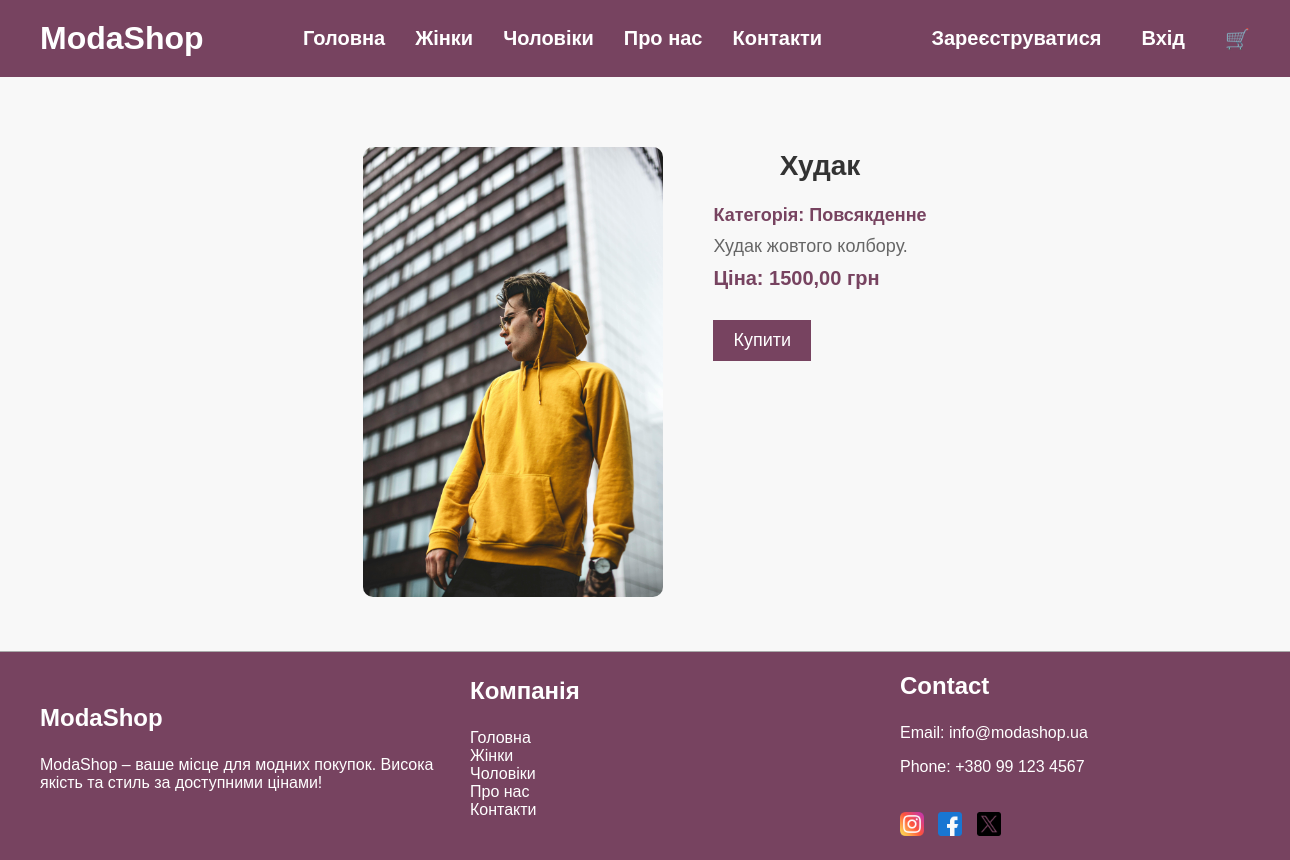
/product/1/, run on the app's committed database.
### main/models.py (models this page shows, shortened)
class Product(models.Model):
    GENDER_CHOICES = [
        ('men', 'Чоловіки'),
        ('women', 'Жінки'),
    ]
    CATEGORY_CHOICES = [
        ('everyday', 'Повсякденне'),
        ('sports', 'Спортивне'),
        ('luxury', 'Люкс'),
        ('casual', 'Кежуал'),
        ('formal', 'Офіційне'),
    ]
    name = models.CharField(max_length=100)
    gender = models.CharField(max_length=10, choices=GENDER_CHOICES, default='men')
    category = models.CharField(max_length=10, choices=CATEGORY_CHOICES)
    description = models.TextField()
    price = models.DecimalField(max_digits=10, decimal_places=2)
    image = models.ImageField(upload_to='products/')

### main/views.py (the view)
# urls.py: path('product/<int:id>/', views.product_detail, name='product_detail'),
def product_detail(request, id):
    product = get_object_or_404(Product, id=id)
    return render(request, 'main/tovar.html', {'product': product})

### main/templates/main/tovar.html (shortened to what this page needs)
{% extends 'main/base.html' %}
{% load static %}
{% block content %}
    <div class="product-detail-section">
        <div class="product-image">
            <img src="{{ product.image.url }}" alt="{{ product.name }}">
        </div>
        <div class="product-details">
            <h2>{{ product.name }}</h2>
            <p class="category">Категорія: {{ product.get_category_display }}</p>
            <p class="description">{{ product.description }}</p>
            <p class="price">Ціна: {{ product.price }} грн</p>
            <button class="buy-button" onclick="location.href='{% url 'add_to_cart' product.id %}'">Купити</button>
        </div>
    </div>
{% endblock %}

### main/static/main/css/index.css (style rules this page uses)
html { height: 100%; }
body { margin: 0; font-family: Arial, sans-serif; background-color: white; display: flex; flex-direction: column; min-height: 100%; overflow-x: hidden; }
.price { font-weight: bold; color: #774360; margin: 10px 0; }
.product-detail-section { display: flex; justify-content: center; padding: 50px 20px; background-color: #f8f8f8; }
.product-image img { width: 300px; height: auto; border-radius: 10px; margin-right: 50px; }
.product-details { max-width: 500px; }
.product-details h2 { font-size: 28px; color: #333; }
.product-details .category, .product-details .description, .product-details .price { font-size: 18px; color: #666; margin: 10px 0; }
.product-details .category { font-weight: bold; color: #774360; }
.product-details .price { font-size: 20px; color: #774360; font-weight: bold; }
.product-details .buy-button { background-color: #774360; color: white; border: none; padding: 10px 20px; cursor: pointer; font-size: 18px; transition: background 0.3s; margin-top: 20px; }
img { width: 100%; height: auto; margin-top: 20px; }
h2 { color: #774360; text-align: center; }

### data on the page
Product: image (picture), name "Худак", category "Повсякденне", description "Худак жовтого колбору.", price "1500,00"
